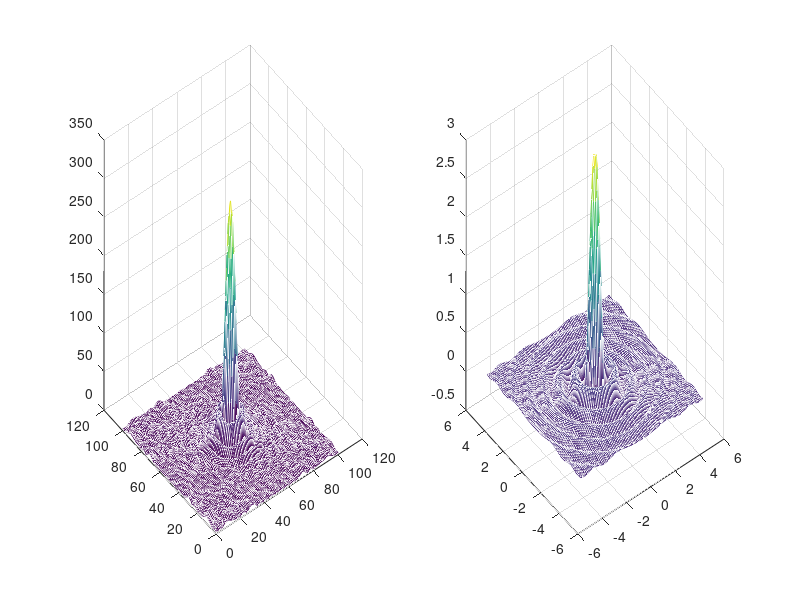

The MATLAB source for this figure:
function main

clear all;close all;hold on;
R=1;

u=[-5:0.1:5];
v=u;
[U,V]=meshgrid(u,v);
W=(R .* besselj(1,2*pi*(amp(U,V)))) ./ amp(U,V);
subplot(1,2,2);
mesh(U,V,W);

TF = abs (real(fftshift(fft2(fenetre(U,V,R)))));
subplot(1,2,1);
mesh(TF);


end


function ro = amp(u,v)
    ro = (u.^2 + v.^2) .^(1/2);
 
end

function y = fenetre (x,y,R) %Fenetre de rayon R
    y = (amp(x,y)<= R);
end
